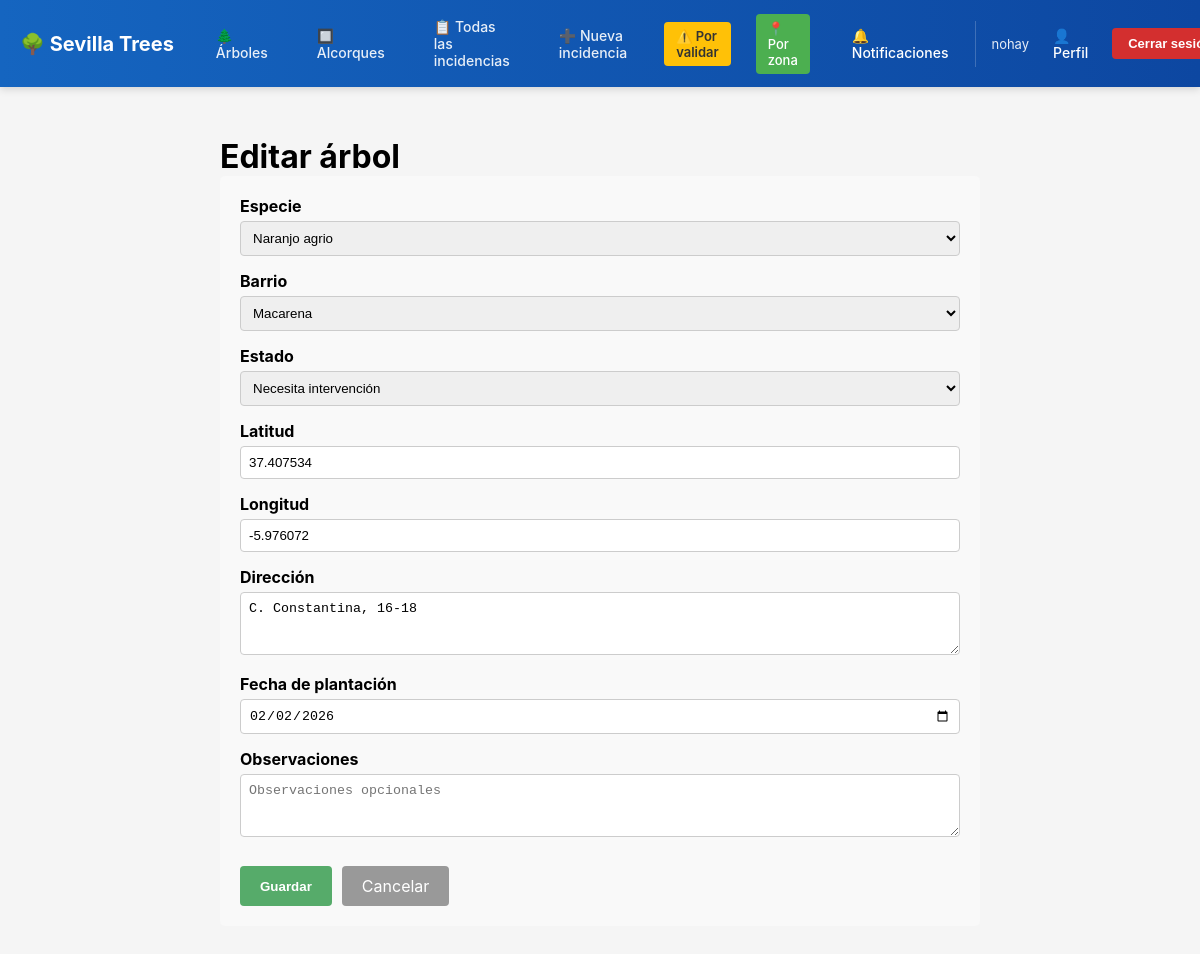
The page /inventario/arboles/7/editar/ (signed in) on the database its author committed.
### cuentas/models.py (models this page shows, shortened)
class Usuario(AbstractUser):
	class Rol(models.TextChoices):
		REGISTRADO = "REGISTRADO", "Registrado"
		ADMINISTRADOR = "ADMINISTRADOR", "Administrador"
	class EstadoCuenta(models.TextChoices):
		ACTIVA = "ACTIVA", "Activa"
		PENDIENTE_ELIMINACION = "PENDIENTE_ELIMINACION", "Pendiente eliminación"
		ELIMINADA = "ELIMINADA", "Eliminada"
	nombre = models.CharField(max_length=159)
	correo = models.EmailField(unique=True)
	rol = models.CharField(max_length=20, choices=Rol.choices, default=Rol.REGISTRADO,)
	fecha_registro = models.DateTimeField(default=timezone.now)
	estado_cuenta = models.CharField(max_length=30, choices=EstadoCuenta.choices, default=EstadoCuenta.ACTIVA)
	USERNAME_FIELD = "correo"
	REQUIRED_FIELDS = ["username"]
	@property
	def es_admin(self) -> bool:
		return self.rol == self.Rol.ADMINISTRADOR
	@property
	def notificaciones_sin_leer(self) -> int:
		return self.notificaciones.filter(leido=False).count()

### inventario/models.py (models this page shows, shortened)
class Arbol(models.Model):
    class Estado(models.TextChoices):
        BUENO = "BUENO", "Bueno"
        REGULAR = "REGULAR", "Regular"
        MALO = "MALO", "Malo"
        NECESITA_INTERVENCION = "NECESITA_INTERVENCION", "Necesita intervención"
    especie = models.ForeignKey("inventario.Especie", on_delete=models.PROTECT, related_name="arboles",)
    barrio = models.ForeignKey("inventario.Barrio", on_delete=models.PROTECT, related_name="arboles",)
    estado = models.CharField(max_length=50, choices=Estado.choices, default=Estado.BUENO)
    latitud = models.DecimalField(max_digits=9, decimal_places=6, null=True, blank=True)
    longitud = models.DecimalField(max_digits=9, decimal_places=6, null=True, blank=True)
    direccion = models.TextField(null=True, blank=True)
    fecha_plant = models.DateField(null=True, blank=True)
    observaciones = models.TextField(null=True, blank=True)
    class Meta: constraints = [
        models.UniqueConstraint(fields=["latitud", "longitud"], name="un_arbol_por_ubi")
        ]

### inventario/views.py (the view)
# urls.py: path("arboles/<int:pk>/editar/", views.arbol_editar, name="arbol_editar"),
@login_required
def arbol_editar(request, pk):
    arbol = get_object_or_404(Arbol, pk=pk)
    if not request.user.es_admin:
        messages.error(request, "Solo administradores pueden editar árboles")
        return redirect("arbol_detalle", pk=pk)
    if request.method == "POST":
        form = ArbolForm(request.POST, instance=arbol)
        if form.is_valid():
            form.save()
            messages.success(request, "Árbol actualizado exitosamente")
            return redirect("arbol_detalle", pk=arbol.pk)
    else:
        form = ArbolForm(instance=arbol)
    return render(request, "inventario/arbol_form.html", {"form": form, "accion": "Editar", "arbol": arbol})

### inventario/forms.py
class ArbolForm(forms.ModelForm):
    class Meta:
        model = Arbol
        fields = ("especie", "barrio", "estado", "latitud", "longitud", "direccion", "fecha_plant", "observaciones")
        labels = {
            "especie": "Especie",
            "barrio": "Barrio",
            "estado": "Estado",
            "latitud": "Latitud",
            "longitud": "Longitud",
            "direccion": "Dirección",
            "fecha_plant": "Fecha de plantación",
            "observaciones": "Observaciones",
        }
        widgets = {
            "direccion": forms.Textarea(attrs={"rows": 3, "placeholder": "Dirección del árbol"}),
            "observaciones": forms.Textarea(attrs={"rows": 3, "placeholder": "Observaciones opcionales"}),
            "fecha_plant": forms.DateInput(attrs={"type": "date"}),
            "latitud": forms.NumberInput(attrs={"step": "0.000001"}),
            "longitud": forms.NumberInput(attrs={"step": "0.000001"}),
        }

### inventario/models.py (called while the page is built)
    def __str__(self):
        return self.nombre

    def __str__(self):
        return self.nombre_comun

### templates/inventario/arbol_form.html (shortened to what this page needs)
{% extends "base.html" %}
{% block content %}
<div style="max-width: 800px; margin: 30px auto; padding: 20px;">
    <h1>{{ accion }} árbol</h1>
    <form method="POST" style="background-color: #f9f9f9; padding: 20px; border-radius: 5px;">
        {% for field in form %}
            <div style="margin-bottom: 15px;">
                <label for="id_{{ field.name }}" style="display: block; font-weight: bold; margin-bottom: 5px;">{{ field.label }}</label>
                {% if field.widget.input_type == "textarea" %}
                    {{ field }}
                    <style>
                        #id_{{ field.name }} {
                            width: 100%;
                            padding: 8px;
                            border: 1px solid #ccc;
                            border-radius: 4px;
                            box-sizing: border-box;
                            font-family: Arial, sans-serif;
                        }
                    </style>
                {% else %}
                    {{ field }}
                {% endif %}
            </div>
        {% endfor %}
        <div style="margin-top: 25px; display: flex; gap: 10px;">
            <button type="submit" style="background-color: #56ab6a; color: white; padding: 10px 20px; border: none; border-radius: 4px; cursor: pointer; font-weight: bold;">Guardar</button>
            <a href="{% if arbol %}{% url 'arbol_detalle' arbol.pk %}{% else %}{% url 'arbol_lista' %}{% endif %}" style="background-color: #999; color: white; padding: 10px 20px; border: none; border-radius: 4px; text-decoration: none; display: inline-block;">Cancelar</a>
        </div>
    </form>
</div>
{% endblock %}

### templates/base.html (shortened to what this page needs)
<!DOCTYPE html>
<html lang="es">
<head>
</head>
<body>
    <header>
        <nav>
            <div class="container">
                <a href="{% url 'inicio' %}" class="logo">🌳 Sevilla Trees</a>
                <div class="nav-left">
                    <a href="{% url 'arbol_lista' %}">🌲 Árboles</a>
                    <a href="{% url 'alcorque_lista' %}">🔲 Alcorques</a>
                    {% if user.is_authenticated %}
                        {% if user.es_admin %}
                            <a href="{% url 'incidencia_lista' %}" style="color: rgba(255, 255, 255, 0.9); text-decoration: none; font-weight: 500; font-size: 14px; padding: 6px 12px; border-radius: 4px; transition: all 0.3s;">📋 Todas las incidencias</a>
                        {% else %}
                            <a href="{% url 'incidencia_lista' %}" style="color: rgba(255, 255, 255, 0.9); text-decoration: none; font-weight: 500; font-size: 14px; padding: 6px 12px; border-radius: 4px; transition: all 0.3s;">📋 Mis incidencias</a>
                        {% endif %}
                        <a href="{% url 'nueva_incidencia' %}">➕ Nueva incidencia</a>
                        {% if user.es_admin %}
                            <a href="{% url 'incidencias_por_validar' %}" class="admin-badge">⚠️ Por validar</a>
                            <a href="{% url 'incidencias_por_barrio' %}" class="admin-zone">📍 Por zona</a>
                        {% endif %}
                    {% endif %}
                </div>
                <div class="nav-right">
                    {% if user.is_authenticated %}
                        <a href="{% url 'notificacion_lista' %}" class="notification-link">
                            🔔 Notificaciones
                        </a>
                        <div class="user-section">
                            <span class="user-name">{{ user.nombre }}</span>
                            <a href="{% url 'perfil' %}" class="profile-link">👤 Perfil</a>
                            <form action="{% url 'logout' %}" method="post" style="display: inline; margin: 0;">
                                <button type="submit" class="btn-logout">Cerrar sesión</button>
                            </form>
                        </div>
                    {% else %}
                        <div class="auth-links">
                            <a href="{% url 'login' %}">Iniciar sesión</a>
                            <a href="{% url 'signup' %}" class="btn-signup">Registrarse</a>
                        </div>
                    {% endif %}
                </div>
            </div>
        </nav>
    </header>
    <main>
        {% block content %}{% endblock %}
    </main>
</body>
</html>

### templates/base.html (style rules this page uses)
* { margin: 0; padding: 0; box-sizing: border-box; }
body { font-family: -apple-system, BlinkMacSystemFont, 'Segoe UI', Roboto, 'Helvetica Neue', Arial, sans-serif; background-color: #f5f5f5; }
header nav { background: linear-gradient(90deg, #1565c0 0%, #0d47a1 100%); box-shadow: 0 2px 8px rgba(0,0,0,0.15); padding: 12px 0; position: sticky; top: 0; z-index: 100; }
header nav .container { max-width: 1200px; margin: 0 auto; padding: 0 20px; display: flex; justify-content: space-between; align-items: center; gap: 30px; }
header nav .logo { font-size: 20px; font-weight: bold; color: white; text-decoration: none; display: flex; align-items: center; gap: 8px; white-space: nowrap; }
header nav .nav-left { display: flex; gap: 25px; align-items: center; flex: 1; }
header nav .nav-left a { color: rgba(255, 255, 255, 0.9); text-decoration: none; font-weight: 500; font-size: 14px; transition: all 0.3s; padding: 6px 12px; border-radius: 4px; }
header nav .nav-left .admin-badge { background-color: #ffc107; color: #333; padding: 6px 12px; border-radius: 4px; font-weight: 600; font-size: 13px; }
header nav .nav-left .admin-zone { background-color: #4caf50; color: white; padding: 6px 12px; border-radius: 4px; font-weight: 500; font-size: 13px; }
header nav .nav-right { display: flex; gap: 15px; align-items: center; }
header nav .notification-link { color: white; text-decoration: none; font-weight: 500; font-size: 14px; position: relative; display: flex; align-items: center; gap: 6px; padding: 6px 12px; border-radius: 4px; transition: all 0.3s; }
header nav .user-section { display: flex; gap: 12px; align-items: center; padding-left: 15px; border-left: 1px solid rgba(255, 255, 255, 0.2); }
header nav .user-name { color: rgba(255, 255, 255, 0.9); font-size: 13px; white-space: nowrap; }
header nav .profile-link { color: white; text-decoration: none; font-weight: 500; font-size: 14px; padding: 6px 12px; border-radius: 4px; transition: all 0.3s; }
header nav .btn-logout { background-color: #d32f2f; color: white; padding: 8px 16px; border: none; border-radius: 4px; font-weight: 600; font-size: 13px; cursor: pointer; transition: all 0.3s; white-space: nowrap; }

### rows shown on the page
Usuario: nombre "nohay"
Arbol: form "Naranjo agrio" "Macarena" "Necesita intervención" "37.407534" "-5.976072" "C. Constantina, 16-18" "02/02/2026"

### other values the page prints
{{ accion }} "Editar"
{{ field.label }} "Especie" "Barrio" "Estado" "Latitud" "Longitud" "Dirección" "Fecha de plantación" "Observaciones"
